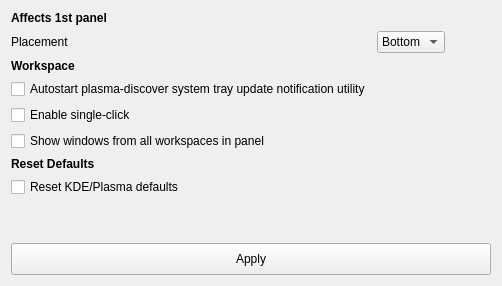
     <widget class="QWidget" name="tab_2">
      <attribute name="title">
       <string>Plasma</string>
      </attribute>
      <layout class="QGridLayout" name="gridLayout_17">
       <item row="0" column="0">
        <layout class="QGridLayout" name="gridLayout_16">
         <property name="sizeConstraint">
          <enum>QLayout::SetNoConstraint</enum>
         </property>
         <item row="6" column="0" colspan="3">
          <widget class="QLabel" name="label_24">
           <property name="text">
            <string>&lt;html&gt;&lt;head/&gt;&lt;body&gt;&lt;p&gt;&lt;span style=&quot; font-weight:600;&quot;&gt;Reset Defaults&lt;/span&gt;&lt;/p&gt;&lt;/body&gt;&lt;/html&gt;</string>
           </property>
          </widget>
         </item>
         <item row="1" column="2">
          <spacer name="horizontalSpacer_7">
           <property name="orientation">
            <enum>Qt::Horizontal</enum>
           </property>
           <property name="sizeHint" stdset="0">
            <size>
             <width>40</width>
             <height>20</height>
            </size>
           </property>
          </spacer>
         </item>
         <item row="8" column="0">
          <spacer name="verticalSpacer_12">
           <property name="orientation">
            <enum>Qt::Vertical</enum>
           </property>
           <property name="sizeHint" stdset="0">
            <size>
             <width>20</width>
             <height>40</height>
            </size>
           </property>
          </spacer>
         </item>
         <item row="5" column="0" colspan="3">
          <widget class="QCheckBox" name="checkBoxPlasmaShowAllWorkspaces">
           <property name="text">
            <string>Show windows from all workspaces in panel</string>
           </property>
          </widget>
         </item>
         <item row="1" column="0">
          <widget class="QLabel" name="label_21">
           <property name="text">
            <string>Placement</string>
           </property>
          </widget>
         </item>
         <item row="4" column="0" colspan="3">
          <widget class="QCheckBox" name="checkBoxPlasmaSingleClick">
           <property name="text">
            <string>Enable single-click</string>
           </property>
          </widget>
         </item>
         <item row="7" column="0" colspan="3">
          <widget class="QCheckBox" name="checkboxplasmaresetdock">
           <property name="text">
            <string>Reset KDE/Plasma defaults</string>
           </property>
          </widget>
         </item>
         <item row="0" column="0">
          <widget class="QLabel" name="label_22">
           <property name="font">
            <font>
             <bold>true</bold>
            </font>
           </property>
           <property name="text">
            <string>Affects 1st panel</string>
           </property>
          </widget>
         </item>
         <item row="1" column="1">
          <widget class="QComboBox" name="comboPlasmaPanelLocation">
           <property name="currentText">
            <string notr="true">Bottom</string>
           </property>
           <item>
            <property name="text">
             <string>Bottom</string>
            </property>
           </item>
           <item>
            <property name="text">
             <string>Left</string>
            </property>
           </item>
           <item>
            <property name="text">
             <string>Top</string>
            </property>
           </item>
           <item>
            <property name="text">
             <string>Right</string>
            </property>
           </item>
          </widget>
         </item>
         <item row="2" column="0">
          <widget class="QLabel" name="label_23">
           <property name="font">
            <font>
             <bold>true</bold>
            </font>
           </property>
           <property name="text">
            <string>Workspace</string>
           </property>
          </widget>
         </item>
         <item row="9" column="0" colspan="3">
          <widget class="QPushButton" name="ButtonApplyPlasma">
           <property name="minimumSize">
            <size>
             <width>0</width>
             <height>32</height>
            </size>
           </property>
           <property name="text">
            <string>Apply</string>
           </property>
           <property name="icon">
            <iconset theme="dialog-ok">
             <normaloff>.</normaloff>.</iconset>
           </property>
          </widget>
         </item>
         <item row="3" column="0">
          <widget class="QCheckBox" name="checkBoxPlasmaDiscoverUpdater">
           <property name="text">
            <string extracomment="enable or disable autostartup of plasma-discover updater utility on login">Autostart plasma-discover system tray update notification utility</string>
           </property>
          </widget>
         </item>
        </layout>
       </item>
      </layout>
     </widget>
